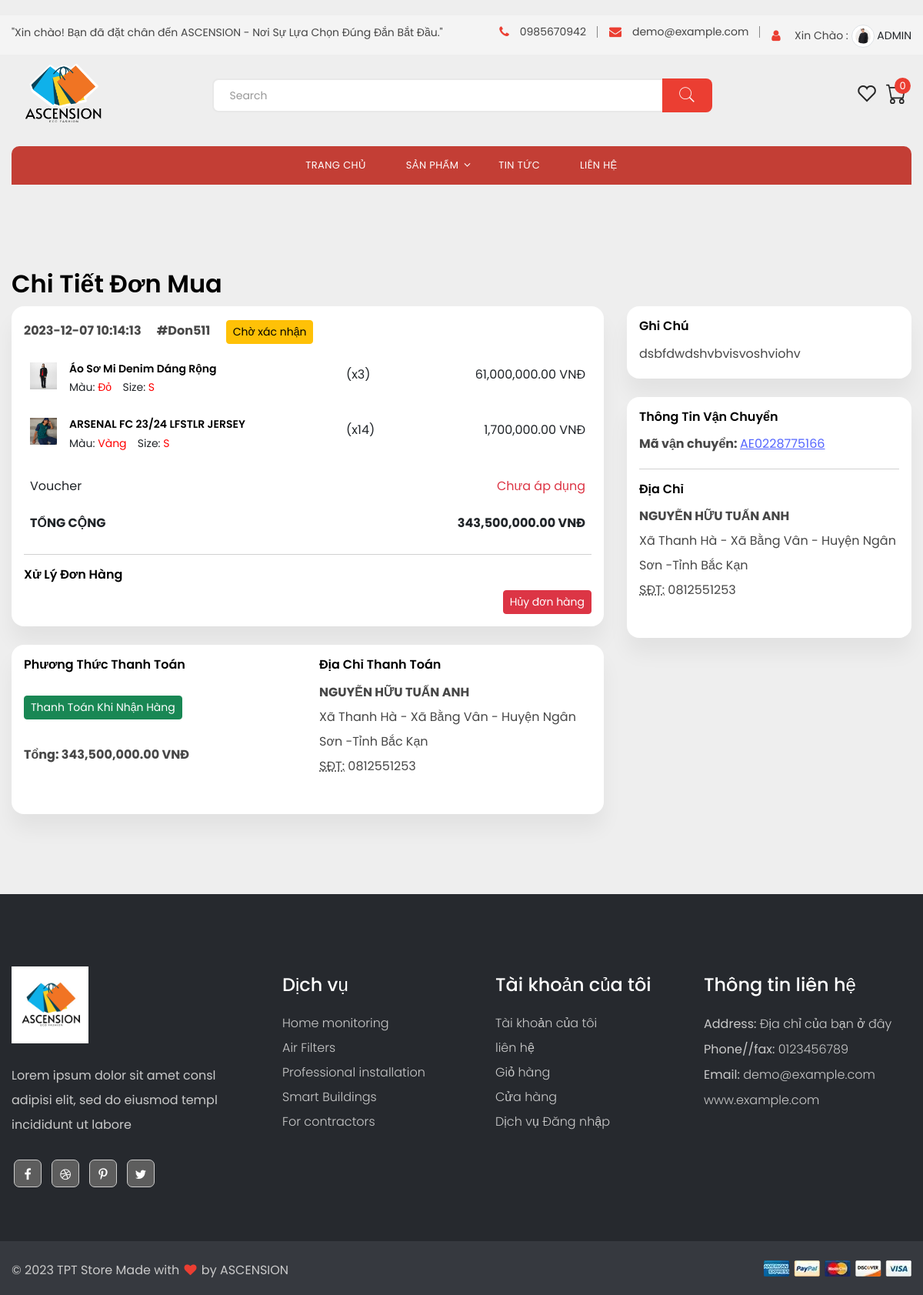
The app's page /?act=chitietmua&id_don=53 (signed in) with its own data.
### tables this page shows
CREATE TABLE `chitiet_donhang` (
  `id_ctdon` int(11) NOT NULL,
  `id_tk` int(11) NOT NULL,
  `ma_don` varchar(25) NOT NULL,
  `full_name` varchar(150) NOT NULL,
  `phone` varchar(10) NOT NULL,
  `dia_chi` text NOT NULL,
  `thoi_gian` datetime NOT NULL,
  `thanh_tien` int(11) NOT NULL,
  `trang_thai` tinyint(4) NOT NULL DEFAULT 0,
  `thanh_toan` tinyint(4) DEFAULT 0,
  `ghichu` text DEFAULT NULL,
  `faxNumber` varchar(50) DEFAULT NULL
);

CREATE TABLE `don_hang` (
  `id_don` int(11) NOT NULL,
  `id_ctd` int(11) NOT NULL,
  `id_sp` int(11) NOT NULL,
  `so_luong` int(11) NOT NULL,
  `mau_sac` int(11) NOT NULL,
  `kich_co` int(11) NOT NULL
);

CREATE TABLE `sanpham` (
  `id_sp` int(11) NOT NULL,
  `name_sp` varchar(255) NOT NULL,
  `mo_ngan` text NOT NULL,
  `image_sp` varchar(300) NOT NULL,
  `giam_gia` int(2) DEFAULT 0,
  `gia` int(11) NOT NULL,
  `mo_ta` text NOT NULL,
  `ngay_nhap` date NOT NULL,
  `view` int(11) DEFAULT 0,
  `gioi_tinh` tinyint(4) NOT NULL,
  `id_dm` int(11) NOT NULL
);

### model/pdo.php (called while the page is built, shortened)
<?php
function pdo_get_connection(){
    $dburl = "mysql:host=127.0.0.1;dbname=duan1;charset=utf8";
    $username = 'root';
    $password = '';
    $conn = new PDO($dburl, $username, $password);
    $conn->setAttribute(PDO::ATTR_ERRMODE, PDO::ERRMODE_EXCEPTION);
    return $conn;
}
function pdo_query($sql){
    $sql_args = array_slice(func_get_args(), 1);
    try{
        $conn = pdo_get_connection();
        $stmt = $conn->prepare($sql);
        $stmt->execute($sql_args);
        $rows = $stmt->fetchAll();
        return $rows;
    }
    catch(PDOException $e){
        throw $e;
    }
    finally{
        unset($conn);
    }
}

### model/thanhtoan.php (called while the page is built, shortened)
<?php
function loadd_bill_ct($id_sp)
{
  $sql = "SELECT * FROM `chitiet_donhang` WHERE `id_ctdon` = '$id_sp'";
 $hi = pdo_query($sql);
 return $hi;
}
function loadd_bill_lq_ct($id_don)
{
  $sql = "SELECT dh.*, sp.gia, sp.giam_gia, sp.name_sp, sp.image_sp
  FROM don_hang dh INNER JOIN sanpham sp ON dh.id_sp = sp.id_sp
  WHERE dh.id_ctd = '$id_don'";
    $hi = pdo_query($sql);
    return $hi;
}

### view/thanhtoan/chitietdonhang.php (the view, shortened to what this page needs)
<link rel="stylesheet" href="https://cdn.jsdelivr.net/npm/pixeden-stroke-7-icon@1.2.3/pe-icon-7-stroke/dist/pe-icon-7-stroke.min.css">
<link rel="stylesheet" type="text/css" href="//netdna.bootstrapcdn.com/font-awesome/4.0.3/css/font-awesome.min.css" />
<div class="container">
   <h2>Chi Tiết Đơn Mua</h2>
    <div class="row">
        <div class="col-lg-8">
            <?php foreach ($donhang as $key => $value) : ?>
                <div class="card mb-4">
                    <div class="card-body">
                        <div class="mb-3 d-flex justify-content-between">
                            <div>
                                <span class="me-3"><strong><?= $value['thoi_gian'] ?></strong></span>
                                <span class="me-3"><strong><?= $value['ma_don'] ?></strong></span>
                                <span >
                                    <?php
                                        $trang_thai = $value['trang_thai'];
                                        echo "<p class='btn ";
                                        if ($trang_thai == 0) {
                                            echo "btn-warning btn-sm'>Chờ xác nhận";
                                        } elseif ($trang_thai == 1) {
                                            echo "btn-info btn-sm'>Đã xác nhận";
                                        } elseif ($trang_thai == 2) {
                                            echo "btn-primary btn-sm'>Đang giao hàng";
                                        } elseif ($trang_thai == 3) {
                                            echo "btn-success btn-sm'>Đã nhận hàng";
                                        } else {
                                            echo "btn-danger btn-sm'>Đã hủy";
                                        }
                                        echo "</p>";
                                    ?>
                                </span>
                            </div>
                        </div>
                        <table class="table table-borderless">
                            <tbody>
                                <?php foreach ($sanpham_lq as $sanpham) : ?>
                                    <tr>
                                        <td>
                                            <div class="d-flex mb-2">
                                                <div class="flex-shrink-0">
                                                    <img src="assets/uploads/<?= $sanpham['image_sp'] ?>" alt="" width="35" class="img-fluid">
                                                </div>
                                                <div class="flex-lg-grow-1 ms-3">
                                                    <h6 class="small mb-0"><a href="#" class="text-reset"><?= $sanpham['name_sp'] ?></a></h6>
                                                    <?php
                                                        $mau_sac = $sanpham['mau_sac'];
                                                        echo '<span class="small">Màu: ';
                                                        switch ($mau_sac) {
                                                            case '1':
                                                                echo '<span style="color: red;">Đỏ</span>';
                                                                break;
                                                            case '2':
                                                                echo '<span style="color: red;">Vàng</span>';
                                                                break;
                                                        }
                                                        echo '</span>';
                                                    ?>
                                                    <?php
                                                    $kich_co = $sanpham['kich_co'];
                                                    echo '<span class="small" style="margin-left: 10px;">Size: ';
                                                    switch ($kich_co) {
                                                        case '1':
                                                            echo '<span style="color: red;">S</span>';
                                                            break;
                                                    }
                                                    echo '</span>';
                                                    ?>
                                                </div>
                                            </div>
                                        </td>
                                        <td>(x<?= $sanpham['so_luong'] ?>)</td>
                                        <td class="text-end"><?= number_format($sanpham['gia'], 2) ?> VNĐ</td>
                                    </tr>
                                <?php endforeach ?>
                            </tbody>
                            <tfoot>
                                <tr>
                                    <td colspan="2">Voucher</td>
                                    <td class="text-danger text-end"><?= isset($discountAmount) ? $discountAmount . ' %' : 'Chưa áp dụng' ?>
                                <tr class="fw-bold">
                                    <td colspan="2">TỔNG CỘNG</td>
                                    <td class="text-end"><?= number_format($value['thanh_tien'], 2) ?> VNĐ</td>
                                </tr>
                            </tfoot>
                        </table>
                        <hr>
                                <tr class="fw-bold">
                                    <h3 colspan="2" class="h6">
                                        <?php
                                        if ($value['trang_thai'] == 2) {
                                            echo 'Xác Nhận Nhận Hàng';
                                        } else {
                                            echo 'Xử Lý Đơn Hàng';
                                        }
                                        ?>
                                    </h3>
                                    <p class="text-end">
                                        <?php
                                            if ($value['trang_thai'] == 2) {
                                                echo '<button class="btn btn-success btn-sm">Đã nhận hàng</button>';
                                                echo '<button class="btn btn-danger btn-sm ms-2">Hoàn trả hàng</button>';
                                            } else {
                                                echo '<button class="btn btn-danger btn-sm">Hủy đơn hàng</button>';
                                            }
                                        ?>
                                    </p>
                                </tr>
                    </div>
                </div>
                <div class="card mb-4">
                    <div class="card-body">
                        <div class="row">
                            <div class="col-lg-6">
                                <h3 class="h6">Phương Thức Thanh Toán</h3>
                                <p>
                                    <?php
                                        if ($value['thanh_toan'] == 0) {
                                            echo "<p class='btn btn-primary btn-sm'>Thanh Toán Online</p>";
                                        } else {
                                            echo " <p class='btn btn-success btn-sm'>Thanh Toán Khi Nhận Hàng</p>";
                                        }
                                    ?>
                                    <br>
                                    <strong>Tổng: <?= number_format($value['thanh_tien'], 2) ?> VNĐ</strong>
                                </p>
                            </div>
                            <?php endforeach ?>
                            <?php foreach ($donhang as $sp) : ?>
                                <div class="col-lg-6">
                                    <h3 class="h6">Địa Chỉ Thanh Toán</h3>
                                    <address>
                                        <strong><?= $sp['full_name'] ?></strong><br>
                                        <?= $sp['dia_chi']?><br>
                                        <abbr title="Phone">SĐT:</abbr> <?= $sp['phone']?>
                                    </address>
                                </div>
                        </div>
                    </div>
                </div>
            </div>
        <div class="col-lg-4">
            <div class="card mb-4">
                <div class="card-body">
                    <h3 class="h6">Ghi Chú</h3>
                    <p><?= $sp['ghichu']?></p>
                </div>
            </div>
            <div class="card mb-4">
                <div class="card-body">
                    <h3 class="h6">Thông Tin Vận Chuyển</h3>
                    <strong>Mã vận chuyển: </strong>
                    <span><a href="#" class="text-decoration-underline" target="_blank"><?= $sp['faxNumber'] ?></a>  </span>
                    <hr>
                    <h3 class="h6">Địa Chỉ</h3>
                    <address>
                        <strong><?= $sp['full_name'] ?></strong><br>
                        <?= $sp['dia_chi']?><br>
                        <abbr title="Phone">SĐT:</abbr> <?= $sp['phone']?>
                    </address>
                </div>
            </div>
        </div>
    </div>
</div>
<?php endforeach ?>

### view/thanhtoan/chitietdonhang.php (style rules this page uses)
.card { box-shadow: 0 20px 27px 0 rgb(0 0 0 / 5%); }
.card { position: relative; display: flex; flex-direction: column; min-width: 0; word-wrap: break-word; background-color: #fff; background-clip: border-box; border: 0 solid rgba(0,0,0,.125); border-radius: 1rem; }
.text-reset { --bs-text-opacity: 1; color: inherit!important; }
a { color: #5465ff; text-decoration: none; }

### records on screen
chitiet_donhang: thoi_gian "2023-12-07 10:14:13", ma_don "#Don511", trang_thai "Chờ xác nhận", thanh_tien "343,500,000.00", thanh_toan "Thanh Toán Khi Nhận Hàng", full_name "NGUYỄN HỮU TUẤN ANH", dia_chi "Xã Thanh Hà - Xã Bằng Vân - Huyện Ngân Sơn -Tỉnh Bắc Kạn", phone "0812551253", ghichu "dsbfdwdshvbvisvoshviohv", faxNumber "AE0228775166"
don_hang: id_sp.image_sp (picture), id_sp.name_sp "Áo Sơ Mi Denim Dáng Rộng", shows "Đỏ", so_luong "3", id_sp.gia "61,000,000.00"
don_hang: id_sp.image_sp (picture), id_sp.name_sp "ARSENAL FC 23/24 LFSTLR JERSEY", shows "Vàng", so_luong "14", id_sp.gia "1,700,000.00"

### other values on screen
$_SESSION['username']['name_tk'] "ADMIN"
